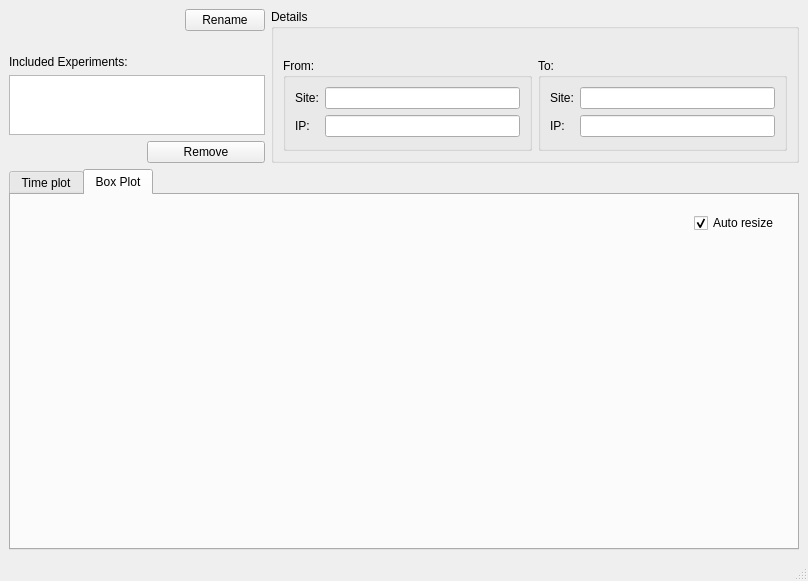
<?xml version="1.0" encoding="UTF-8"?>
<ui version="4.0">
 <class>PlotWindow</class>
 <widget class="QMainWindow" name="PlotWindow">
  <property name="geometry">
   <rect>
    <x>0</x>
    <y>0</y>
    <width>808</width>
    <height>581</height>
   </rect>
  </property>
  <property name="windowTitle">
   <string>MainWindow</string>
  </property>
  <widget class="QWidget" name="centralwidget">
   <layout class="QVBoxLayout" name="verticalLayout_11">
    <item>
     <layout class="QVBoxLayout" name="verticalLayout_10">
      <item>
       <layout class="QHBoxLayout" name="horizontalLayout_9">
        <item>
         <layout class="QVBoxLayout" name="verticalLayout_3">
          <item>
           <layout class="QHBoxLayout" name="horizontalLayout_4">
            <item>
             <widget class="QLabel" name="plotWindowNameLabel">
              <property name="sizePolicy">
               <sizepolicy hsizetype="Preferred" vsizetype="Preferred">
                <horstretch>0</horstretch>
                <verstretch>0</verstretch>
               </sizepolicy>
              </property>
              <property name="font">
               <font>
                <pointsize>14</pointsize>
               </font>
              </property>
              <property name="text">
               <string>&lt;Plot window name&gt;</string>
              </property>
             </widget>
            </item>
            <item>
             <widget class="QPushButton" name="renamePlotButton">
              <property name="sizePolicy">
               <sizepolicy hsizetype="Fixed" vsizetype="Fixed">
                <horstretch>0</horstretch>
                <verstretch>0</verstretch>
               </sizepolicy>
              </property>
              <property name="text">
               <string>Rename</string>
              </property>
             </widget>
            </item>
           </layout>
          </item>
          <item>
           <spacer name="verticalSpacer">
            <property name="orientation">
             <enum>Qt::Vertical</enum>
            </property>
            <property name="sizeType">
             <enum>QSizePolicy::Fixed</enum>
            </property>
            <property name="sizeHint" stdset="0">
             <size>
              <width>20</width>
              <height>18</height>
             </size>
            </property>
           </spacer>
          </item>
          <item>
           <layout class="QVBoxLayout" name="verticalLayout_2">
            <item>
             <layout class="QVBoxLayout" name="verticalLayout">
              <item>
               <widget class="QLabel" name="label">
                <property name="text">
                 <string>Included Experiments:</string>
                </property>
               </widget>
              </item>
              <item>
               <widget class="QListWidget" name="experimentsWidget">
                <property name="sizePolicy">
                 <sizepolicy hsizetype="Preferred" vsizetype="Preferred">
                  <horstretch>0</horstretch>
                  <verstretch>0</verstretch>
                 </sizepolicy>
                </property>
                <property name="maximumSize">
                 <size>
                  <width>16777215</width>
                  <height>60</height>
                 </size>
                </property>
                <property name="baseSize">
                 <size>
                  <width>0</width>
                  <height>0</height>
                 </size>
                </property>
               </widget>
              </item>
             </layout>
            </item>
            <item>
             <layout class="QHBoxLayout" name="horizontalLayout">
              <item>
               <spacer name="horizontalSpacer">
                <property name="orientation">
                 <enum>Qt::Horizontal</enum>
                </property>
                <property name="sizeType">
                 <enum>QSizePolicy::Preferred</enum>
                </property>
                <property name="sizeHint" stdset="0">
                 <size>
                  <width>138</width>
                  <height>20</height>
                 </size>
                </property>
               </spacer>
              </item>
              <item>
               <widget class="QPushButton" name="removeExperimentButton">
                <property name="text">
                 <string>Remove</string>
                </property>
               </widget>
              </item>
             </layout>
            </item>
           </layout>
          </item>
         </layout>
        </item>
        <item>
         <widget class="QGroupBox" name="groupBox">
          <property name="sizePolicy">
           <sizepolicy hsizetype="Expanding" vsizetype="Preferred">
            <horstretch>0</horstretch>
            <verstretch>0</verstretch>
           </sizepolicy>
          </property>
          <property name="title">
           <string>Details</string>
          </property>
          <layout class="QVBoxLayout" name="verticalLayout_13">
           <item>
            <layout class="QVBoxLayout" name="verticalLayout_12">
             <item>
              <spacer name="verticalSpacer_4">
               <property name="orientation">
                <enum>Qt::Vertical</enum>
               </property>
               <property name="sizeType">
                <enum>QSizePolicy::Preferred</enum>
               </property>
               <property name="sizeHint" stdset="0">
                <size>
                 <width>20</width>
                 <height>20</height>
                </size>
               </property>
              </spacer>
             </item>
             <item>
              <layout class="QHBoxLayout" name="horizontalLayout_5">
               <item>
                <widget class="QGroupBox" name="groupBox_2">
                 <property name="sizePolicy">
                  <sizepolicy hsizetype="Expanding" vsizetype="Preferred">
                   <horstretch>0</horstretch>
                   <verstretch>0</verstretch>
                  </sizepolicy>
                 </property>
                 <property name="title">
                  <string>From:</string>
                 </property>
                 <layout class="QVBoxLayout" name="verticalLayout_5">
                  <item>
                   <layout class="QFormLayout" name="formLayout_2">
                    <property name="fieldGrowthPolicy">
                     <enum>QFormLayout::AllNonFixedFieldsGrow</enum>
                    </property>
                    <item row="0" column="0">
                     <widget class="QLabel" name="label_2">
                      <property name="text">
                       <string>Site:</string>
                      </property>
                     </widget>
                    </item>
                    <item row="0" column="1">
                     <widget class="QLineEdit" name="fromSiteEdit"/>
                    </item>
                    <item row="1" column="0">
                     <widget class="QLabel" name="label_3">
                      <property name="text">
                       <string>IP:</string>
                      </property>
                     </widget>
                    </item>
                    <item row="1" column="1">
                     <widget class="QLineEdit" name="fromIpEdit"/>
                    </item>
                   </layout>
                  </item>
                 </layout>
                </widget>
               </item>
               <item>
                <widget class="QGroupBox" name="groupBox_3">
                 <property name="sizePolicy">
                  <sizepolicy hsizetype="Expanding" vsizetype="Preferred">
                   <horstretch>0</horstretch>
                   <verstretch>0</verstretch>
                  </sizepolicy>
                 </property>
                 <property name="title">
                  <string>To:</string>
                 </property>
                 <layout class="QVBoxLayout" name="verticalLayout_4">
                  <item>
                   <layout class="QFormLayout" name="formLayout">
                    <item row="0" column="0">
                     <widget class="QLabel" name="label_5">
                      <property name="text">
                       <string>Site:</string>
                      </property>
                     </widget>
                    </item>
                    <item row="0" column="1">
                     <widget class="QLineEdit" name="toSiteEdit"/>
                    </item>
                    <item row="1" column="0">
                     <widget class="QLabel" name="label_4">
                      <property name="text">
                       <string>IP:</string>
                      </property>
                     </widget>
                    </item>
                    <item row="1" column="1">
                     <widget class="QLineEdit" name="toIpEdit"/>
                    </item>
                   </layout>
                  </item>
                 </layout>
                </widget>
               </item>
              </layout>
             </item>
            </layout>
           </item>
          </layout>
         </widget>
        </item>
       </layout>
      </item>
      <item>
       <widget class="QTabWidget" name="tabWidget">
        <property name="currentIndex">
         <number>1</number>
        </property>
        <widget class="QWidget" name="tab">
         <attribute name="title">
          <string>Time plot</string>
         </attribute>
         <layout class="QHBoxLayout" name="horizontalLayout_3">
          <item>
           <widget class="QCustomPlot" name="plotWidget" native="true">
            <layout class="QVBoxLayout" name="verticalLayout_7">
             <item>
              <layout class="QVBoxLayout" name="verticalLayout_6">
               <item>
                <layout class="QHBoxLayout" name="horizontalLayout_7">
                 <item>
                  <spacer name="horizontalSpacer_2">
                   <property name="orientation">
                    <enum>Qt::Horizontal</enum>
                   </property>
                   <property name="sizeHint" stdset="0">
                    <size>
                     <width>40</width>
                     <height>20</height>
                    </size>
                   </property>
                  </spacer>
                 </item>
                 <item>
                  <widget class="QCheckBox" name="graphAutoResize">
                   <property name="text">
                    <string>Auto resize</string>
                   </property>
                   <property name="checked">
                    <bool>true</bool>
                   </property>
                  </widget>
                 </item>
                </layout>
               </item>
               <item>
                <spacer name="verticalSpacer_2">
                 <property name="orientation">
                  <enum>Qt::Vertical</enum>
                 </property>
                 <property name="sizeHint" stdset="0">
                  <size>
                   <width>20</width>
                   <height>40</height>
                  </size>
                 </property>
                </spacer>
               </item>
              </layout>
             </item>
            </layout>
           </widget>
          </item>
         </layout>
        </widget>
        <widget class="QWidget" name="tab_2">
         <attribute name="title">
          <string>Box Plot</string>
         </attribute>
         <layout class="QHBoxLayout" name="horizontalLayout_2">
          <item>
           <widget class="QCustomPlot" name="boxPlotWidget" native="true">
            <layout class="QVBoxLayout" name="verticalLayout_9">
             <item>
              <layout class="QVBoxLayout" name="verticalLayout_8">
               <item>
                <layout class="QHBoxLayout" name="horizontalLayout_8">
                 <item>
                  <spacer name="horizontalSpacer_3">
                   <property name="orientation">
                    <enum>Qt::Horizontal</enum>
                   </property>
                   <property name="sizeHint" stdset="0">
                    <size>
                     <width>40</width>
                     <height>20</height>
                    </size>
                   </property>
                  </spacer>
                 </item>
                 <item>
                  <widget class="QCheckBox" name="boxPlotAutoResize">
                   <property name="text">
                    <string>Auto resize</string>
                   </property>
                   <property name="checked">
                    <bool>true</bool>
                   </property>
                  </widget>
                 </item>
                </layout>
               </item>
               <item>
                <spacer name="verticalSpacer_3">
                 <property name="orientation">
                  <enum>Qt::Vertical</enum>
                 </property>
                 <property name="sizeHint" stdset="0">
                  <size>
                   <width>20</width>
                   <height>40</height>
                  </size>
                 </property>
                </spacer>
               </item>
              </layout>
             </item>
            </layout>
           </widget>
          </item>
         </layout>
        </widget>
       </widget>
      </item>
     </layout>
    </item>
   </layout>
  </widget>
  <widget class="QStatusBar" name="statusbar"/>
  <action name="actionTest">
   <property name="text">
    <string>Test</string>
   </property>
  </action>
 </widget>
 <customwidgets>
  <customwidget>
   <class>QCustomPlot</class>
   <extends>QWidget</extends>
   <header>qcustomplot.h</header>
   <container>1</container>
  </customwidget>
 </customwidgets>
 <resources/>
 <connections/>
</ui>
